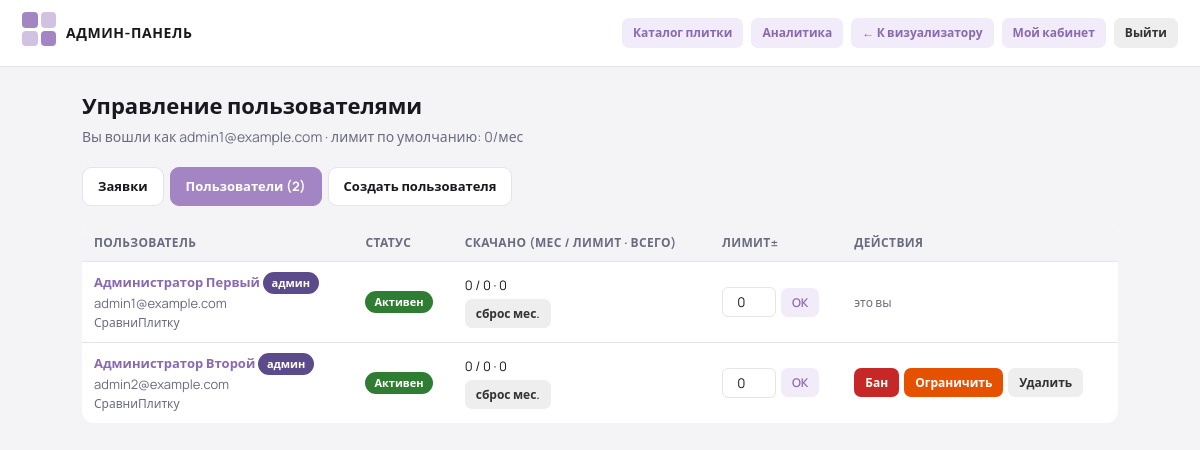
The app's page /source/sravni-plitku/auth/admin.php (signed in) with its own data.
### tables this page shows
CREATE TABLE IF NOT EXISTS users (
  id                     INT AUTO_INCREMENT PRIMARY KEY,
  email                  VARCHAR(255) NOT NULL UNIQUE,
  password_hash          VARCHAR(255) NOT NULL,
  first_name             VARCHAR(100) NOT NULL DEFAULT '',
  last_name              VARCHAR(100) NOT NULL DEFAULT '',
  company                VARCHAR(200) NOT NULL DEFAULT '',
  role                   ENUM('user','admin') NOT NULL DEFAULT 'user',
  status                 ENUM('pending','active','banned','restricted') NOT NULL DEFAULT 'pending',
  restriction_until      DATETIME NULL,
  downloads_bonus        INT NOT NULL DEFAULT 0,    
  downloads_monthly      INT NOT NULL DEFAULT 0,    
  downloads_total        INT NOT NULL DEFAULT 0,    
  downloads_reset_month  VARCHAR(7) NULL,           
  favorites              TEXT NULL,                 
  created_at             DATETIME NOT NULL DEFAULT CURRENT_TIMESTAMP,
  approved_by            INT NULL,
  approved_at            DATETIME NULL
);

### source/sravni-plitku/auth/db.php (called while the page is built, shortened)
<?php
function db() {
    static $pdo = null;
    if ($pdo === null) {
        $dsn = 'mysql:host=' . DB_HOST . ';dbname=' . DB_NAME . ';charset=' . DB_CHARSET;
        try {
            $pdo = new PDO($dsn, DB_USER, DB_PASS, [
                PDO::ATTR_ERRMODE            => PDO::ERRMODE_EXCEPTION,
                PDO::ATTR_DEFAULT_FETCH_MODE => PDO::FETCH_ASSOC,
                PDO::ATTR_EMULATE_PREPARES   => false,
            ]);
        } catch (PDOException $e) {
            http_response_code(500);
            die('Ошибка подключения к базе данных. Проверьте настройки в auth/config.php');
        }
    }
    return $pdo;
}

### source/sravni-plitku/auth/functions.php (called while the page is built, shortened)
<?php
require_once __DIR__ . '/db.php';
function current_user() {
    $stmt = db()->prepare('SELECT * FROM users WHERE id = ? LIMIT 1');
    $stmt->execute([$_SESSION['uid']]);
    $u = $stmt->fetch();
    $cached = $u ?: null;
    return $cached;
}
function access_gate(&$user) {
    switch ($user['status']) {
        case 'active':
            return [true, ''];
    }
}
function require_login() {
    $u = current_user();
    list($ok, $msg) = access_gate($u);
    return $u;
}
function require_admin() {
    $u = require_login();
    return $u;
}
function effective_limit($user) {
    $limit = (int)DEFAULT_MONTHLY_LIMIT + (int)$user['downloads_bonus'];
    return $limit < 0 ? 0 : $limit;
}
function h($s) {
    return htmlspecialchars((string)$s, ENT_QUOTES, 'UTF-8');
}
function status_label($status) {
    $map = [
        'pending'    => ['Ожидает',     '#B8860B'],
        'active'     => ['Активен',     '#2E7D32'],
        'banned'     => ['Заблокирован','#C62828'],
        'restricted' => ['Ограничен',   '#E65100'],
    ];
    return $map[$status] ?? [$status, '#666'];
}

### source/sravni-plitku/auth/admin.php (the view, shortened to what this page needs)
<?php
require_once __DIR__ . '/functions.php';
$admin = require_admin();
$tab   = $_GET['tab'] ?? '';
$token = csrf_token();
$pending = db()->query('SELECT * FROM users WHERE status="pending" ORDER BY created_at ASC')->fetchAll();
$users   = db()->query('SELECT * FROM users ORDER BY (role="admin") DESC, created_at DESC')->fetchAll();
if ($tab === '') $tab = count($pending) ? 'pending' : 'users';
?>
<!DOCTYPE html>
<html lang="ru">
<head>
<link rel="stylesheet" href="auth.css">
</head>
<body>
<div class="topbar">
  <div class="brand"><span class="auth-logo"><span class="mark"><i></i><i></i><i></i><i></i></span></span> Админ-панель</div>
  <nav>
    <a class="btn btn--ghost btn--sm" href="../catalog/admin/tiles.php">Каталог плитки</a>
    <a class="btn btn--ghost btn--sm" href="../analytics/admin/dashboard.php">Аналитика</a>
    <a class="btn btn--ghost btn--sm" href="../index.php">← К визуализатору</a>
    <a class="btn btn--ghost btn--sm" href="cabinet.php">Мой кабинет</a>
    <a class="btn btn--neutral btn--sm" href="logout.php">Выйти</a>
  </nav>
</div>
<div class="page">
  <h1>Управление пользователями</h1>
  <p class="muted">Вы вошли как <?= h($admin['email']) ?> · лимит по умолчанию: <?= (int)DEFAULT_MONTHLY_LIMIT ?>/мес</p>
  <div class="tabs">
    <div class="tab <?= $tab==='pending'?'active':'' ?>" data-tab="pending">Заявки <?= count($pending) ? '('.count($pending).')' : '' ?></div>
    <div class="tab <?= $tab==='users'?'active':'' ?>" data-tab="users">Пользователи (<?= count($users) ?>)</div>
    <div class="tab <?= $tab==='create'?'active':'' ?>" data-tab="create">Создать пользователя</div>
  </div>
  <section data-pane="users" style="<?= $tab==='users'?'':'display:none' ?>">
    <table>
      <tr><th>Пользователь</th><th>Статус</th><th>Скачано (мес / лимит · всего)</th><th>Лимит±</th><th>Действия</th></tr>
      <?php foreach ($users as $u):
        list($l,$c) = status_label($u['status']);
        $lim = effective_limit($u);
        $isSelf = ((int)$u['id'] === (int)$admin['id']);
      ?>
        <tr>
          <td>
            <strong><a href="../analytics/admin/user.php?id=<?= (int)$u['id'] ?>"><?= h($u['first_name'].' '.$u['last_name']) ?></a></strong><?= $u['role']==='admin' ? ' <span class="badge" style="background:#5C4B8A">админ</span>' : '' ?><br>
            <span style="color:var(--text-sec)"><?= h($u['email']) ?></span><?= $u['company'] ? '<br><span style="color:var(--text-sec);font-size:12px">'.h($u['company']).'</span>' : '' ?>
          </td>
          <td>
            <span class="badge" style="background:<?= $c ?>"><?= h($l) ?></span>
          </td>
          <td><?= (int)$u['downloads_monthly'] ?> / <?= $lim ?> · <?= (int)$u['downloads_total'] ?>
            <form method="post" style="margin-top:4px"><button class="btn btn--neutral btn--sm" title="Обнулить счётчик за месяц">сброс мес.</button></form>
          </td>
          <td>
            <form method="post" class="dl-edit"><input type="hidden" name="csrf" value="<?= h($token) ?>"><input type="hidden" name="action" value="bonus"><input type="hidden" name="uid" value="<?= (int)$u['id'] ?>">
              <input type="number" name="bonus" value="<?= (int)$u['downloads_bonus'] ?>" title="Прибавка к лимиту (можно отрицательную)">
              <button class="btn btn--ghost btn--sm">OK</button>
            </form>
          </td>
          <td><div class="actions">
            <?php if (!$isSelf): ?>
              <?php if ($u['status']==='banned'): ?>
                <form method="post"><input type="hidden" name="csrf" value="<?= h($token) ?>"><input type="hidden" name="action" value="unban"><input type="hidden" name="uid" value="<?= (int)$u['id'] ?>"><button class="btn btn--ok btn--sm">Разбанить</button></form>
              <?php else: ?>
                <form method="post" onsubmit="return confirm('Заблокировать пользователя?')"><button class="btn btn--danger btn--sm">Бан</button></form>
              <?php endif; ?>
              <?php if ($u['status']==='restricted'): ?>
                <form method="post"><input type="hidden" name="csrf" value="<?= h($token) ?>"><input type="hidden" name="action" value="unban"><input type="hidden" name="uid" value="<?= (int)$u['id'] ?>"><button class="btn btn--ok btn--sm">Снять огранич.</button></form>
              <?php else: ?>
                <button class="btn btn--warn btn--sm" type="button" onclick="openRestrict(<?= (int)$u['id'] ?>,'<?= h(addslashes($u['first_name'].' '.$u['last_name'])) ?>')">Ограничить</button>
              <?php endif; ?>
              <form method="post" onsubmit="return confirm('Удалить пользователя безвозвратно?')"><button class="btn btn--neutral btn--sm">Удалить</button></form>
            <?php else: ?>
              <span style="color:var(--text-sec);font-size:12px">это вы</span>
            <?php endif; ?>
          </div></td>
        </tr>
      <?php endforeach; ?>
    </table>
  </section>
</div>
</body>
</html>

### source/sravni-plitku/auth/auth.css (style rules this page uses)
:root { --primary:#A385C4; --primary-dark:#8A6AAE; --primary-light:#F2EBF9; --bg:#F4F4F6; --card:#FFFFFF; --border:#E4E4EA; --text:#18181E; --text-sec:#6B6B80; --ok:#2E7D32; --warn:#E65100; --danger:#C62828; --radius:12px; --shadow:0 6px 30px rgba(0,0,0,.10); }
* { box-sizing:border-box;margin:0;padding:0 }
body { font-family:'Manrope',system-ui,Arial,sans-serif;color:var(--text);background:var(--bg); -webkit-font-smoothing:antialiased;font-size:14px;line-height:1.45;min-height:100vh; }
a { color:var(--primary-dark);text-decoration:none }
.auth-logo { display:flex;align-items:center;gap:10px;justify-content:center;margin-bottom:8px }
.auth-logo .mark { display:grid;grid-template-columns:1fr 1fr;gap:3px;width:34px }
.auth-logo .mark i { display:block;width:100%;padding-top:100%;border-radius:4px;background:var(--primary) }
.auth-logo .mark i:nth-child(2),.auth-logo .mark i:nth-child(3) { opacity:.5 }
.btn { display:inline-flex;align-items:center;justify-content:center;gap:7px; padding:11px 16px;border:none;border-radius:9px;font-family:inherit;font-size:14px;font-weight:700; cursor:pointer;transition:background .15s,opacity .15s }
.btn--ghost { background:var(--primary-light);color:var(--primary-dark) }
.btn--sm { padding:6px 11px;font-size:12px;font-weight:600;border-radius:7px }
.btn--warn { background:var(--warn);color:#fff }
.btn--danger { background:var(--danger);color:#fff }
.btn--neutral { background:#EEE;color:#333 }
.topbar { background:var(--card);border-bottom:1px solid var(--border); display:flex;align-items:center;justify-content:space-between;padding:12px 22px;position:sticky;top:0;z-index:10 }
.topbar .brand { display:flex;align-items:center;gap:10px;font-weight:800;text-transform:uppercase;letter-spacing:.04em }
.topbar nav { display:flex;align-items:center;gap:8px }
.page { max-width:1080px;margin:24px auto;padding:0 22px }
.page h1 { font-size:22px;font-weight:800;margin-bottom:4px }
.page .muted { color:var(--text-sec);margin-bottom:20px }
.tabs { display:flex;gap:6px;margin-bottom:18px;flex-wrap:wrap }
.tab { padding:9px 15px;border-radius:9px;background:var(--card);border:1px solid var(--border); font-weight:700;font-size:13px;cursor:pointer }
.tab.active { background:var(--primary);color:#fff;border-color:var(--primary) }
table { width:100%;border-collapse:collapse;font-size:13px;background:var(--card);border-radius:var(--radius);overflow:hidden }
th,td { padding:10px 12px;text-align:left;border-bottom:1px solid var(--border);vertical-align:middle }
th { background:var(--bg);font-size:12px;text-transform:uppercase;letter-spacing:.03em;color:var(--text-sec) }
tr:last-child td { border-bottom:none }
.badge { display:inline-block;padding:3px 9px;border-radius:20px;font-size:11px;font-weight:700;color:#fff }
.actions { display:flex;gap:5px;flex-wrap:wrap }
.dl-edit { display:flex;align-items:center;gap:5px }
.dl-edit input { width:54px;padding:5px 6px;border:1.5px solid var(--border);border-radius:6px;font-family:inherit;text-align:center }
.page select, .page textarea, .page input[type="text"], .page input[type="number"], .page input[type="password"] { background:var(--card); color:var(--text); border:1px solid var(--border); }

### records on screen
users: email "admin1@example.com", first_name+last_name "Администратор Первый", role "админ", company "СравниПлитку", l "Активен", downloads_monthly "0", downloads_bonus "0", downloads_total "0", bonus "0", shows "это вы"
users: first_name+last_name "Администратор Второй", role "админ", email "admin2@example.com", company "СравниПлитку", l "Активен", downloads_monthly "0", downloads_bonus "0", downloads_total "0", bonus "0"

### other values on screen
DEFAULT_MONTHLY_LIMIT "0"
count($users) "2"
